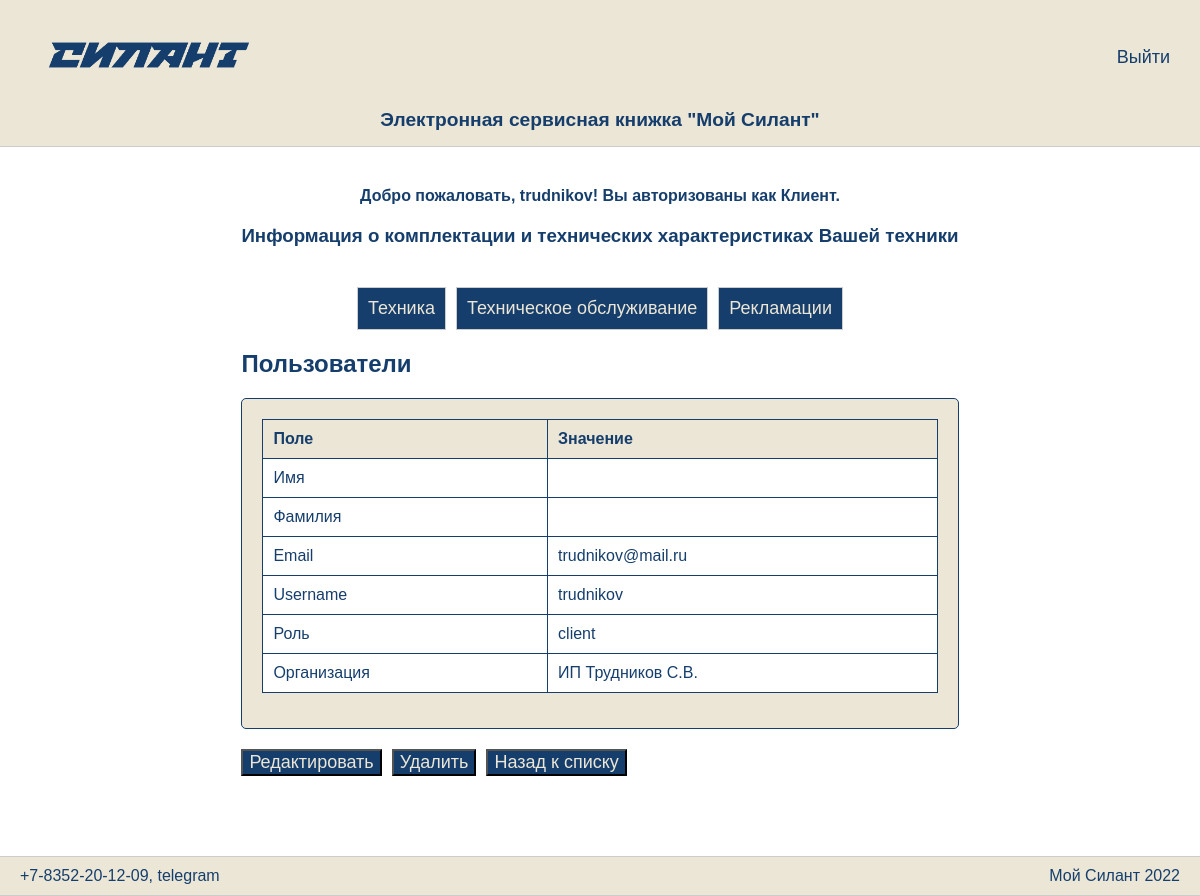
The page /clients/3/ (signed in) on the database its author committed.
### sylantProject/models.py (models this page shows, shortened)
class CustomUser(AbstractUser):
    ROLE_CHOICES = [
        ('client', 'Клиент'),
        ('service', 'Сервисная организация'),
        ('manager', 'Менеджер'),
    ]
    role = models.CharField(max_length=20, choices=ROLE_CHOICES, verbose_name="Роль")
    client = models.ForeignKey(Reference, null=True, blank=True, on_delete=models.SET_NULL, related_name='user_clients', verbose_name="Клиент")
    service_organization = models.ForeignKey(Reference, null=True, blank=True, on_delete=models.SET_NULL, related_name='user_service_organization', verbose_name="Сервисная организация")
    groups = models.ManyToManyField(
        Group,
        related_name='customuser_set',  # Уникальное имя для обратной связи
        blank=True,
        help_text='The groups this user belongs to. A user will get all permissions granted to each of their groups.',
        related_query_name='customuser',
    )
    user_permissions = models.ManyToManyField(
        Permission,
        related_name='customuser_set',  # Уникальное имя для обратной связи
        blank=True,
        help_text='Specific permissions for this user.',
        related_query_name='customuser',
    )

class Reference(models.Model):
    entity = models.ForeignKey(ReferenceEntity, related_name='entity', on_delete=models.CASCADE, verbose_name="Категория")
    name = models.CharField(max_length=100, verbose_name="Наименование")
    description = models.TextField(blank=True, null=True, verbose_name="Описание")
    def __str__(self):
        return self.name

### sylantProject/views.py (the view)
# urls.py: path('clients/<int:pk>/', UserDetailView.as_view(), name='user-detail'),
class UserDetailView(ManagerRequiredMixin, LoginRequiredMixin, DetailView):
    model = CustomUser
    template_name = 'user_detail.html'
    context_object_name = 'user'
    def get_object(self, queryset=None):
        pk = self.kwargs.get('pk')
        return get_object_or_404(CustomUser, pk=pk)
    def get_context_data(self, **kwargs):
        context = super().get_context_data(**kwargs)
        user = self.object
        organization = None
        if user.role == 'client':
            organization = user.client
        elif user.role == 'service':
            organization = user.service_organization
        fields = [
            ('Имя', user.first_name),
            ('Фамилия', user.last_name),
            ('Email', user.email),
            ('Username', user.username),
            ('Роль', user.role),
            ('Организация', organization),
        ]
        context['fields'] = fields
        context['back_to_list_url'] = reverse('users-list')
        return context

### sylantProject/mixin.py (called while the page is built)
    @staticmethod
    def test_func(user, allowed_roles):
        return user.role in allowed_roles

    def dispatch(self, request, *args, **kwargs):
        allowed_roles = getattr(self, 'allowed_roles', [])
        if request.user.is_authenticated:
            if not self.test_func(request.user, allowed_roles):
                return HttpResponseForbidden()
        return super().dispatch(request, *args, **kwargs)

### sylantProject/templates/user_detail.html (shortened to what this page needs)
{% extends "base.html" %}
{% load static %}
{% block content %}
<body>
    <h2>Пользователи</h2>
    <div class="table-container">
        <table class="responsive-table">
            <thead>
                <tr>
                    <th>Поле</th>
                    <th>Значение</th>
                </tr>
            </thead>
            <tbody>
                {% for field, value in fields %}
                    <tr>
                        <td>{{ field }}</td>
                        <td>{{ value }}</td>
                    </tr>
                {% endfor %}
            </tbody>
        </table>
    </div>
<div class="button-group">
    {% if user.is_authenticated %}
    <form action="{% url 'user_edit' user.id %}">
        <button type="submit">Редактировать</button>
    </form>
    <button type="button" class="btn btn-danger" id="btn-delete" data-id="{{ user.id }}" data-name="{{ user.username }}" data-url="{% url 'user_delete' user.id %}">
        Удалить
    </button>
    {% endif %}
    <form action="{{ back_to_list_url }}">
        <button type="submit">Назад к списку</button>
    </form>
</div>
</body>
{% endblock %}

### sylantProject/templates/base.html (shortened to what this page needs)
<!DOCTYPE html>
<html lang="en">
<head>
    {% load static %}
    <link rel="stylesheet" type="text/css" href="{% static 'css/styles_new.css' %}">
</head>
<body>
    <div class="wrapper">
        <header>
            <div class="header-content">
                <div class="logo">
                    <img src="{% static 'images/logo.png' %}" alt="логотип">
                </div>
                {% if user.is_authenticated %}
                <div class="auth"><a href="{% url 'account_logout' %}">Bыйти</a></div>
                {% else %}
                <div class="auth"><a href="{% url 'account_login' %}">Aвторизация</a></div>
                {% endif %}
            </div>
            <div class="title">Электронная сервисная книжка "Мой Силант"</div>
        </header>
        <div class="container">
            <main>
        {% if user.is_authenticated %}
        <div class="results-section">
            <div class="user-info">
                <p><h4>Добро пожаловать, {{ user.username }}! Вы авторизованы как {{ user.get_role_display }}.</h4></p>
            </div>
            <div class="results-section">
            <p><h3 id="panel-title">Информация о комплектации и технических характеристиках Вашей техники</h3></p>
        </div>
        <div class="tabs">
            <button class="tab" onclick="location.href='{% url 'machine-list' %}'">Техника</button>
            <button class="tab" onclick="location.href='{% url 'maintenance-list' %}'">Техническое обслуживание</button>
            <button class="tab" onclick="location.href='{% url 'claim-list' %}'">Рекламации</button>
        </div>
        </div>
        {% else %}
            {% block search %}
            {% endblock %}
        {% endif %}
        {% block content %}
        {% endblock %}
    </main>
        </div>
        <footer>
            <div class="footer-content">
                <div class="contact">+7-8352-20-12-09, telegram</div>
                <div class="copyright">Мой Силант 2022</div>
            </div>
        </footer>
    </div>
</body>
</html>

### sylantProject/static/css/styles_new.css (style rules this page uses)
a { text-decoration: none; color: #163E6C; font-size: 18px; font-weight: 500; }
html, body { height: 100%; margin: 0; padding: 0; font-family: PT Astra Sans, sans-serif; color: #163E6C; }
body { display: flex; flex-direction: column; }
.wrapper { display: flex; flex-direction: column; min-height: 100vh; }
header, footer { background-color: #EBE6D6; padding: 15px 0; border-bottom: 1px solid #ccc; }
.header-content, .footer-content { max-width: 1200px; margin: 0 auto; padding: 0 30px; display: flex; justify-content: space-between; align-items: center; color: #163E6D; }
.logo { flex: 1; }
.logo img { max-height: 80px; }
.auth { flex: 1; color: #163E6C; text-align: right; }
.title { text-align: center; margin-top: 10px; font-size: 1.2em; font-weight: bold; color: #163E6C; }
.container { flex: 1; max-width: 1450px; margin: 0 auto; padding: 0 30px; }
main { padding: 20px; background-color: #fff; }
footer { border-top: 1px solid #ccc; text-align: center; padding: 10px 0; margin-top: 60px; }
.footer-content { max-width: 1200px; margin: 0 auto; padding: 0 20px; display: flex; justify-content: space-between; align-items: center; }
button { font-size: 18px; color: #EBE6D6; background-color: #163E6C; cursor: pointer; }
.button-group { display: flex; gap: 10px; margin-bottom: 20px: }
.button-group form { margin: 0; }
button { font-size: 18px; color: #EBE6D6; background-color: #163E6C; cursor: pointer; margin-top: 20px; }
.table-container { overflow-x: auto; max-width: 100%; margin-bottom: 20px; }
.responsive-table { width: 100%; border-collapse: collapse; }
.responsive-table th, .responsive-table td { padding: 8px; text-align: left; border: 1px solid #ddd; }
.container { max-width: 100%; padding: 0 15px; box-sizing: border-box; }
.user-info { text-align: center; margin-bottom: 20px; }
.user-info h4 { margin: 0; }
.results-section { text-align: center; margin-top: 20px; }
#panel-title { margin-bottom: 10px; }
.tabs { display: flex; justify-content: center; margin-top: 20px; }
.tab { padding: 10px; border: 1px solid #ccc; cursor: pointer; }
.tab:not(:last-child) { margin-right: 10px; }
.table-container { max-width: 100%; overflow-x: auto; margin: 0 auto; padding: 20px; border: 1px solid #163E6C; border-radius: 5px; background-color: #EBE6D6; }
.table-container table { width: 100%; border-collapse: collapse; margin-bottom: 15px; }
.table-container th, .table-container td { padding: 10px; border: 1px solid #163E6C; text-align: left; font-size: 16px; }
.table-container th { background-color: #EBE6D6; font-weight: bold; }
.table-container td { background-color: #ffffff; }

### rows shown on the page
CustomUser: username "trudnikov", role "Клиент", fields "trudnikov@mail.ru" "trudnikov" "client"
Reference: field "Организация", name "ИП Трудников С.В."

### other values the page prints
{{ field }} "Имя" "Фамилия" "Email" "Username" "Роль"
